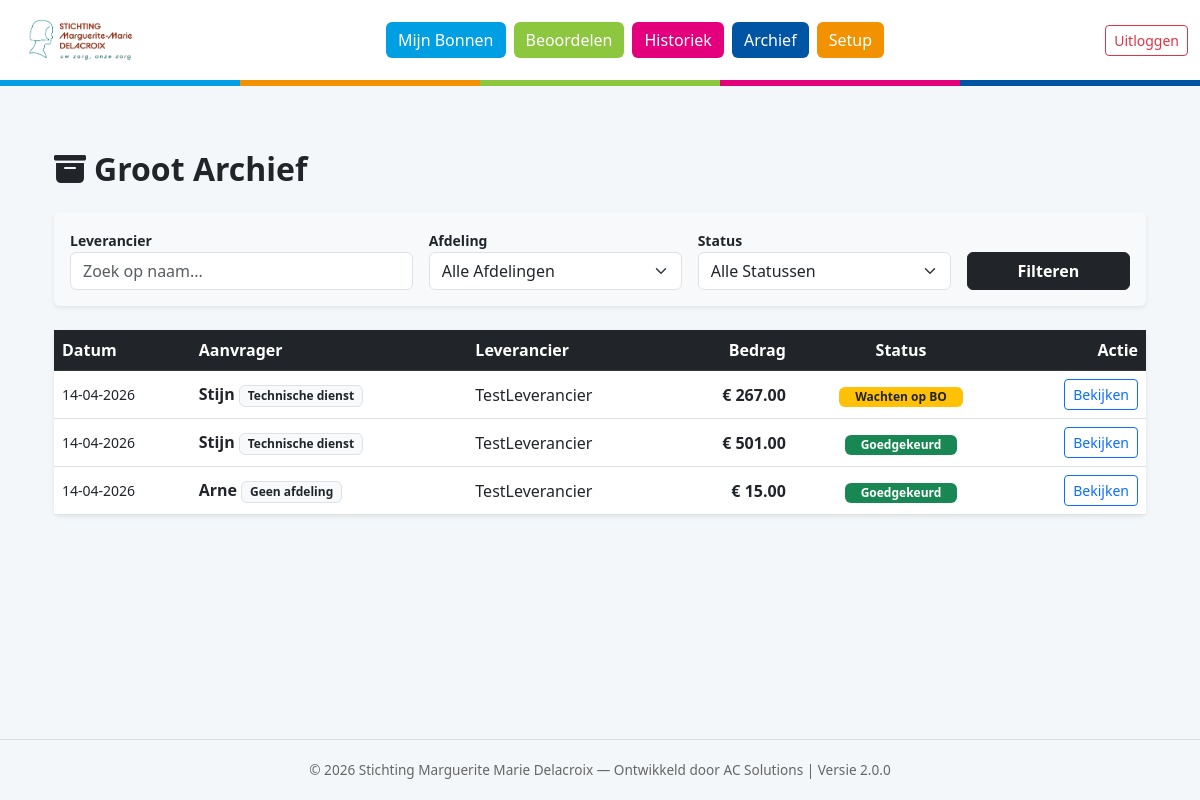
Before: /admin/all_orders (signed in) with the older database file.
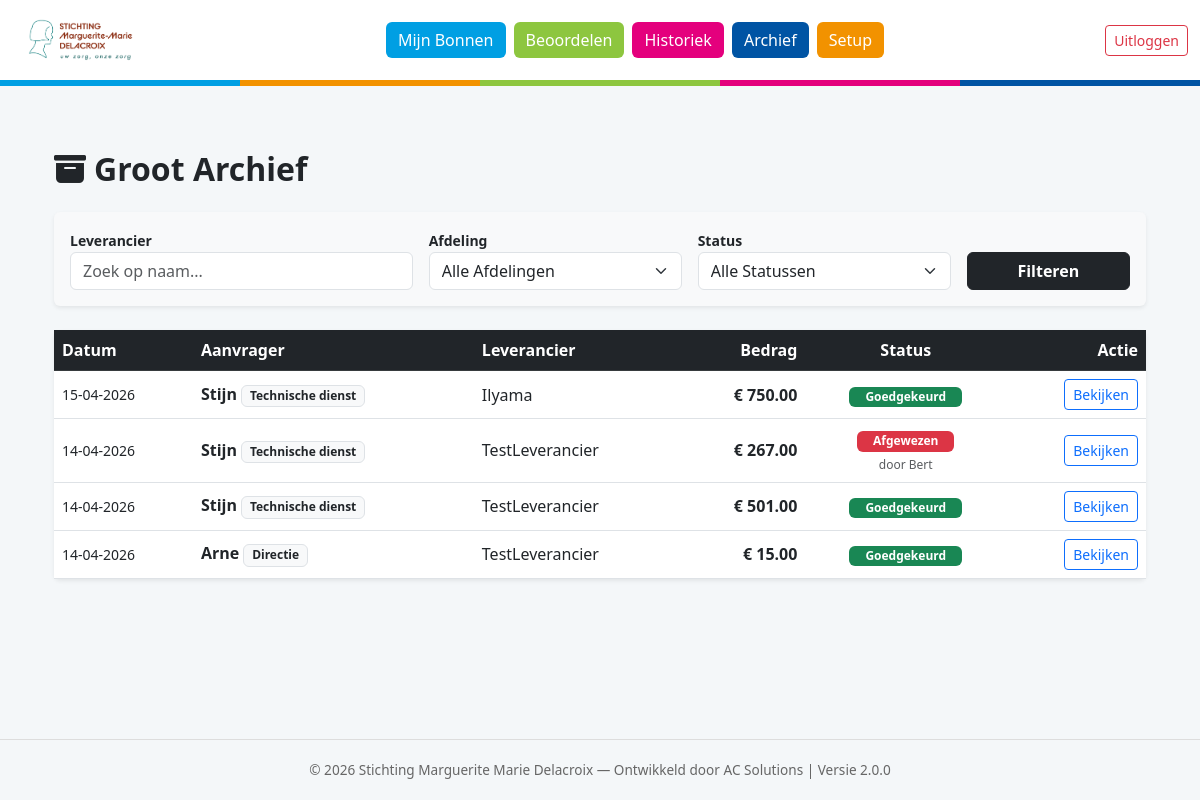
After: the same page with the newer database file.
### models.py (models this page shows)
class Order(db.Model):
    id = db.Column(db.Integer, primary_key=True)
    order_number = db.Column(db.String(50), unique=True)
    created_at = db.Column(db.DateTime, default=datetime.utcnow)
    status = db.Column(db.String(30), default='Concept')
    reference = db.Column(db.String(200))
    total_amount = db.Column(db.Float, default=0.0)
    user_id = db.Column(db.Integer, db.ForeignKey('user.id'))
    supplier_id = db.Column(db.Integer, db.ForeignKey('supplier.id'))
    attachment_filename = db.Column(db.String(255))
    rejection_reason = db.Column(db.Text)
    notify_on_update = db.Column(db.Boolean, default=True)
    notification_type = db.Column(db.String(20), default='Final')
    bo_approval_code = db.Column(db.String(50))
    bo_approval_date = db.Column(db.DateTime)
    bo_name = db.Column(db.String(100))
    dir_approval_code = db.Column(db.String(50))
    dir_approval_date = db.Column(db.DateTime)
    dir_name = db.Column(db.String(100))
    supplier = db.relationship('Supplier', backref='orders', lazy=True)
    lines = db.relationship('OrderLine', backref='order', lazy=True)
    attachments = db.relationship('Attachment', backref='order', lazy=True)

class User(db.Model, UserMixin):
    id = db.Column(db.Integer, primary_key=True)
    username = db.Column(db.String(50), unique=True, nullable=False)
    email = db.Column(db.String(100), unique=True)
    password = db.Column(db.String(100), nullable=False)
    role = db.Column(db.String(20), nullable=False)
    department_id = db.Column(db.Integer, db.ForeignKey('department.id'))
    department_code = db.Column(db.String(5))
    is_active = db.Column(db.Boolean, default=True)
    min_attachment_limit = db.Column(db.Float, default=500.0)
    max_bo_limit = db.Column(db.Float, default=1000.0)
    auto_approve_limit = db.Column(db.Float, default=50.0)
    approver_id = db.Column(db.Integer, db.ForeignKey('user.id'))
    dark_mode = db.Column(db.Boolean, default=False)
    email_notification_freq = db.Column(db.String(20), default='Direct')
    digest_time = db.Column(db.String(5), default='08:00')
    orders = db.relationship('Order', backref='user', lazy=True)

class Department(db.Model):
    id = db.Column(db.Integer, primary_key=True)
    name = db.Column(db.String(100), nullable=False)
    code = db.Column(db.String(10), unique=True, nullable=False)
    director_id = db.Column(db.Integer, db.ForeignKey('user.id'))
    members = db.relationship('User', backref='department', lazy=True, foreign_keys='User.department_id')
    director = db.relationship('User', foreign_keys=[director_id])

class Supplier(db.Model):
    id = db.Column(db.Integer, primary_key=True)
    name = db.Column(db.String(100), unique=True, nullable=False)
    street = db.Column(db.String(100))
    house_number = db.Column(db.String(10))
    zip_code = db.Column(db.String(20))
    city = db.Column(db.String(100))
    country = db.Column(db.String(100), default="België")
    vat_number = db.Column(db.String(20))
    email = db.Column(db.String(120), nullable=True)

### app.py (the view)
@app.route('/admin/all_orders')
@login_required
def all_orders():
    if current_user.role not in ['Directie', 'Admin']: return redirect(url_for('dashboard'))
    return render_template('all_orders.html', orders=Order.query.join(User).order_by(Order.created_at.desc()).all())

### app.py (called while the page is built)
@login_manager.user_loader
def load_user(user_id):
    return User.query.get(int(user_id))

### templates/all_orders.html (shortened to what this page needs)
{% extends "base.html" %}
{% block content %}
<div class="container-fluid pb-5">
    <h2 class="fw-bold mb-4"><i class="bi bi-archive-fill me-2 text-dark"></i>Groot Archief</h2>
    <div class="card shadow-sm border-0 mb-4 bg-light">
        <div class="card-body">
            <form method="GET" action="{{ url_for('all_orders') }}" class="row g-3">
                <div class="col-md-4">
                    <label class="small fw-bold">Leverancier</label>
                    <input type="text" name="supplier" class="form-control" placeholder="Zoek op naam..." value="{{ q_supplier }}">
                </div>
                <div class="col-md-3">
                    <label class="small fw-bold">Afdeling</label>
                    <select name="dept" class="form-select">
                        <option value="">Alle Afdelingen</option>
                    </select>
                </div>
                <div class="col-md-3">
                    <label class="small fw-bold">Status</label>
                    <select name="status" class="form-select">
                        <option value="">Alle Statussen</option>
                    </select>
                </div>
                <div class="col-md-2 d-flex align-items-end">
                    <button type="submit" class="btn btn-dark w-100 fw-bold">Filteren</button>
                </div>
            </form>
        </div>
    </div>
    <div class="card shadow-sm border-0">
        <div class="card-body p-0">
            <div class="table-responsive">
                <table class="table table-hover align-middle mb-0">
                    <thead class="table-dark">
                        <tr>
                            <th>Datum</th>
                            <th>Aanvrager</th>
                            <th>Leverancier</th>
                            <th class="text-end">Bedrag</th>
                            <th class="text-center">Status</th>
                            <th class="text-end">Actie</th>
                        </tr>
                    </thead>
                    <tbody>
                        {% for o in orders %}
                        <tr>
                            <td class="small">{{ o.created_at.strftime('%d-%m-%Y') }}</td>
                            <td><strong>{{ o.user.username }}</strong> <small class="badge bg-light text-dark border">{{ o.user.department.name if o.user.department else 'Geen afdeling' }}</small></td>
                            <td>{{ o.supplier.name }}</td>
                            <td class="text-end fw-bold">€ {{ "%.2f"|format(o.total_amount) }}</td>
                            <td class="text-center">
                                <span class="badge {% if o.status == 'Goedgekeurd' %}bg-success{% elif o.status == 'Afgewezen' %}bg-danger{% else %}bg-warning text-dark{% endif %} px-3">
                                    {{ o.status }}
                                </span>
                                {% if o.status == 'Afgewezen' %}
                                    <small class="d-block text-muted mt-1" style="font-size: 0.75rem;">
                                        door
                                        {% if o.dir_approval_code == 'AFGEWEZEN' and o.dir_name %}
                                            {{ o.dir_name }}
                                        {% elif o.bo_approval_code == 'AFGEWEZEN' and o.bo_name %}
                                            {{ o.bo_name }}
                                        {% else %}
                                            Onbekend
                                        {% endif %}
                                    </small>
                                {% endif %}
                            </td>
                            <td class="text-end"><a href="{{ url_for('order_detail', order_id=o.id) }}" class="btn btn-sm btn-outline-primary">Bekijken</a></td>
                        </tr>
                        {% endfor %}
                    </tbody>
                </table>
            </div>
        </div>
    </div>
</div>
{% endblock %}

### templates/base.html (shortened to what this page needs)
<!DOCTYPE html>
<html lang="nl" data-bs-theme="light">
<head>
    <link href="https://cdn.jsdelivr.net/npm/bootstrap@5.3.0/dist/css/bootstrap.min.css" rel="stylesheet">
    <link rel="stylesheet" href="https://cdn.jsdelivr.net/npm/bootstrap-icons@1.10.5/font/bootstrap-icons.css">
    <link rel="stylesheet" href="{{ url_for('static', filename='style.css') }}">
</head>
<body class="d-flex flex-column min-vh-100">
    <nav class="navbar navbar-expand-lg">
        <div class="container-fluid">
            <a class="navbar-brand" href="{{ url_for('dashboard') }}">
                <img src="{{ url_for('static', filename='logo.png') }}" alt="Delacroix Logo">
            </a>
            {% if current_user.is_authenticated %}
            <div class="d-flex flex-wrap justify-content-center gap-2 flex-grow-1 px-3">
                <a href="{{ url_for('my_orders') }}" class="btn btn-brand-cyan">Mijn Bonnen</a>
                {% if current_user.role in ['BO', 'Directie', 'Admin'] %}
                    <a href="{{ url_for('approve_list') }}" class="btn btn-brand-green">Beoordelen</a>
                    <a href="{{ url_for('my_approvals') }}" class="btn btn-brand-pink">Historiek</a>
                {% endif %}
                {% if current_user.role in ['Directie', 'Admin'] %}
                    <a href="{{ url_for('all_orders') }}" class="btn btn-brand-blue">Archief</a>
                {% endif %}
                {% if current_user.role == 'Admin' %}
                    <a href="{{ url_for('setup') }}" class="btn btn-brand-orange">Setup</a>
                {% endif %}
            </div>
            <div class="d-flex align-items-center gap-2">
                <a href="{{ url_for('logout') }}" class="btn btn-outline-danger btn-sm">Uitloggen</a>
            </div>
            {% endif %}
        </div>
    </nav>
    <div class="brand-bar"></div>
    <main class="flex-grow-1">
        <div class="container py-4">
            {% block content %}{% endblock %}
        </div>
    </main>
    <footer style="text-align: center; padding: 20px; margin-top: 40px; font-size: 0.85em; color: #666; border-top: 1px solid #ddd;">
        &copy; 2026 Stichting Marguerite Marie Delacroix &mdash; Ontwikkeld door AC Solutions | Versie 2.0.0
    </footer>
</body>
</html>

### static/style.css (style rules this page uses)
html, body { height: 100%; margin: 0; }
body { background-color: #f4f7f9; font-family: 'Segoe UI', Roboto, Helvetica, Arial, sans-serif; display: flex; flex-direction: column; min-height: 100vh; padding-top: 106px; }
.navbar { position: fixed !important; top: 0 !important; left: 0; right: 0; height: 80px; z-index: 2000 !important; background-color: #ffffff !important; box-shadow: none !important; border: none !important; display: flex; align-items: center; margin: 0 !important; }
.navbar-brand img { max-height: 60px; width: auto; object-fit: contain; }
.brand-bar { height: 6px; width: 100%; position: fixed; top: 80px; left: 0; z-index: 2001; background: linear-gradient(to right, #009fe3 0%, #009fe3 20%, #f29200 20%, #f29200 40%, #8dc63f 40%, #8dc63f 60%, #e4007d 60%, #e4007d 80%, #0054a4 80%, #0054a4 100%) !important; box-shadow: none !important; }
main { flex: 1 0 auto; }
.container { margin-top: 20px; }
.btn-brand-cyan { background-color: #009fe3 !important; color: white !important; border: none; }
.btn-brand-green { background-color: #8dc63f !important; color: white !important; border: none; }
.btn-brand-pink { background-color: #e4007d !important; color: white !important; border: none; }
.btn-brand-blue { background-color: #0054a4 !important; color: white !important; border: none; }
.btn-brand-orange { background-color: #f29200 !important; color: white !important; border: none; }

Changed rows visible on the page:
added Order: created_at "15-04-2026", user.username "Stijn", user.department "Technische dienst", supplier.name "Ilyama", total_amount "750.00", status "Goedgekeurd"
changed Order: status "Wachten op BO" → "Afgewezen"; bo_name (not shown) → "Bert"
computed for Order "Arne": user.department "Geen afdeling" → "Directie"
